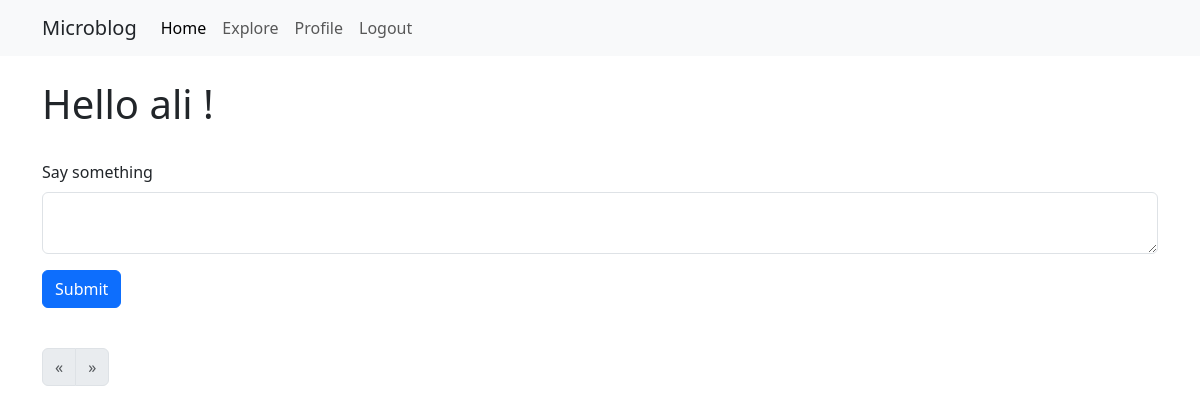
The app's page /index (signed in), older data.
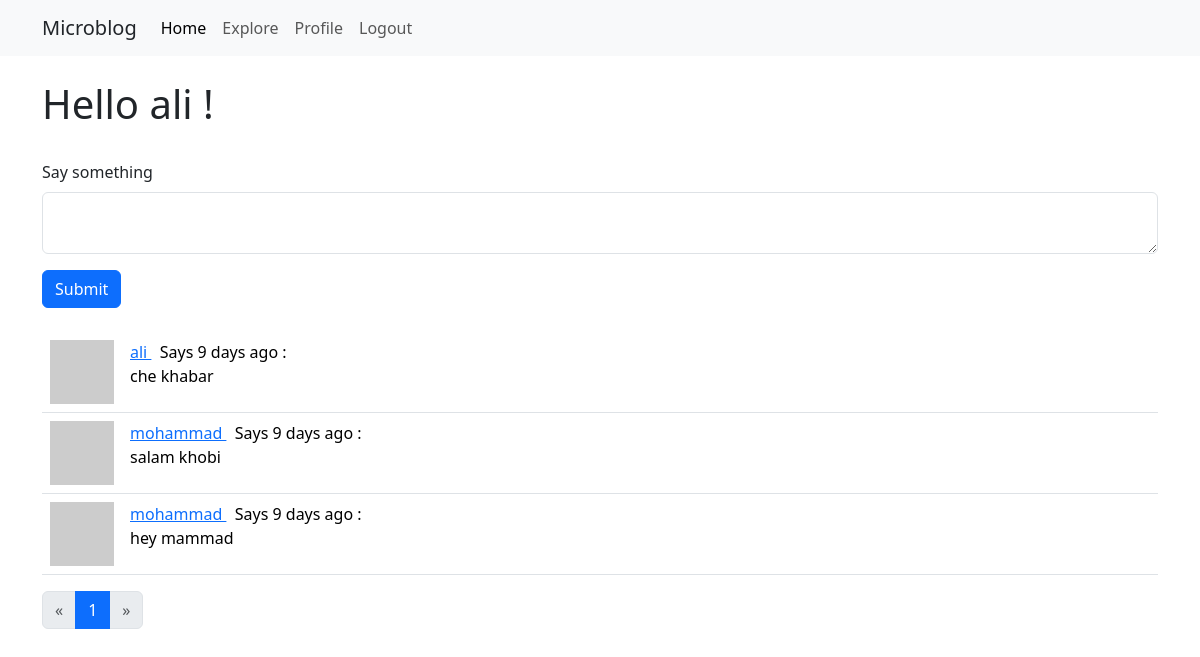
The same page, newer data.
### myapp/models.py (models this page shows, shortened)
class User(db.Model, UserMixin):
    id = db.Column(db.Integer, primary_key=True)
    username = db.Column(db.String(64), index=True, unique=True)
    email = db.Column(db.String(128), index=True, unique=True)
    password_hash = db.Column(db.String(128))
    posts = db.relationship('Post', backref="author", lazy="dynamic")
    about_me = db.Column(db.String(140))
    last_seen = db.Column(db.DateTime(), default=datetime.utcnow)
    followed = db.relationship('User',secondary=follow_rel,
        primaryjoin = (id == follow_rel.c.follower_id),
        secondaryjoin = (id == follow_rel.c.followed_id),
        backref=db.backref("followers",lazy="dynamic"),
        lazy="dynamic"
    )
    def avatar(self, size, default="identicon"):
        digest = md5(self.email.encode("utf-8")).hexdigest()
        gravatar_link = "https://gravatar.com/avatar/{}?s={}&d={}"
        user_avatar = gravatar_link.format(digest, size, default)
        return user_avatar
    def following_posts(self):
        posts = Post.query.join(follow_rel, follow_rel.c.followed_id == Post.user_id).filter(follow_rel.c.follower_id == self.id)
        return posts
    def show_posts(self):
        posts = self.following_posts().union(self.posts).order_by(Post.timestamp.desc())
        return posts
    '''Expire in 10 minutes'''

class Post(db.Model):
    id = db.Column(db.Integer, primary_key=True)
    body = db.Column(db.Text())
    timestamp = db.Column(db.DateTime(), index=True, default=datetime.utcnow)
    user_id = db.Column(db.Integer, db.ForeignKey("user.id"))

### myapp/routes.py (the view)
@app.route("/",methods=["GET","POST"])
@app.route("/index",methods=["GET","POST"])
@login_required
def index():
    post_form = PostForm()
    if post_form.validate_on_submit():
       post = Post(body=post_form.body.data,author=current_user)
       db.session.add(post)
       db.session.commit()
       flash("Your post added successfully")
       return redirect(url_for("index"))
    page_number = request.args.get("page",default=1,type=int)
    posts = current_user.show_posts().paginate(page=page_number,per_page=app.config["POSTS_PER_PAGE"],error_out=False)
    return render_template("index.html", title="Home", posts=posts.items,form=post_form,pagination=posts)

### myapp/forms.py
class PostForm(FlaskForm):
    body = TextAreaField(label="Say something",validators=[DataRequired(),Length(min=1,max=140)])
    submit = SubmitField("Submit")

### myapp/models.py (called while the page is built)
@login.user_loader
def load_user(id):
    return User.query.get(int(id))

### myapp/routes.py (called while the page is built)
@app.before_request
def before_request_handler():
    if current_user.is_authenticated:
        current_user.last_seen = datetime.utcnow()
        db.session.commit()

### myapp/templates/index.html
{% extends "base.html" %}
{% block app_content %}
    <h1>Hello {{ current_user.username }} !</h1>
    <br>
	{% if form %}
	{% from 'bootstrap5/form.html' import render_form %}
	{{ render_form(form) }}<br>
	{% endif %}
	{% include "_posts.html" %}
	{% from 'bootstrap4/pagination.html' import render_pagination %}
	{{ render_pagination(pagination,align='center') }}
{% endblock %}

### myapp/templates/base.html (shortened to what this page needs)
<!DOCTYPE html>
<html lang="en">
<head>
	{% block head %}
	{% block styles %}
		{{ bootstrap.load_css() }}
	{% endblock %}
	{% endblock %}
</head>
<body>
	{% from 'bootstrap5/nav.html' import render_nav_item %}
	<nav class="navbar navbar-expand-lg bg-light">
	  <div class="container">
		  <a class="navbar-brand link-dark" href="{{ url_for('index') }}">Microblog</a>
		  {% from 'bootstrap5/utils.html' import render_icon %}
		<div class="collapse navbar-collapse" id="navbarSupportedContent">
		  <ul class="navbar-nav me-auto mb-2 mb-lg-0">
			{{ render_nav_item('index', 'Home', use_li=True) }}
			{{ render_nav_item('explore', 'Explore' ,use_li=True) }}
			{% if current_user.is_anonymous %}
			{{ render_nav_item('login' , 'Login',use_li=True) }}
			{% else %}
			{{ render_nav_item('user', 'Profile' ,use_li=True, username = current_user.username) }}
			{{ render_nav_item('logout', 'Logout',use_li=True) }}
			{% endif %}
		  </ul>
		</div>
	  </div>
	</nav>
	{% block content %}
	<div class="container">
	<br>
	{% block app_content %}
	{% endblock %}
	</div>
	{% endblock %}
</body>
</html>

### myapp/templates/_posts.html
<table class="table table-hover">
    {% for post in posts %}
    <tr>
        <td style="width:80px;"><img class="img-fluid" src="{{ post.author.avatar(size=64) }}" alt="picture"></td>
		<td>
			<p>
				<a href="{{ url_for('user',username = post.author.username) }}">
					{{ post.author.username }}
				</a>&nbsp;
				Says {{ moment(post.timestamp).fromNow() }} : <br>
				{{ post.body }}
			</p>
		</td>
    </tr>
    {% endfor %}
</table>

Row changes from the older to the newer data that the page shows:
added Post: author.username "ali", timestamp "9 days ago", body "che khabar"
added Post: author.username "mohammad", timestamp "9 days ago", body "salam khobi"
added Post: author.username "mohammad", timestamp "9 days ago", body "hey mammad"
Text that changed along with them:
{{ render_pagination(pagination,align='center') }}: "« »" → "« 1 »"
